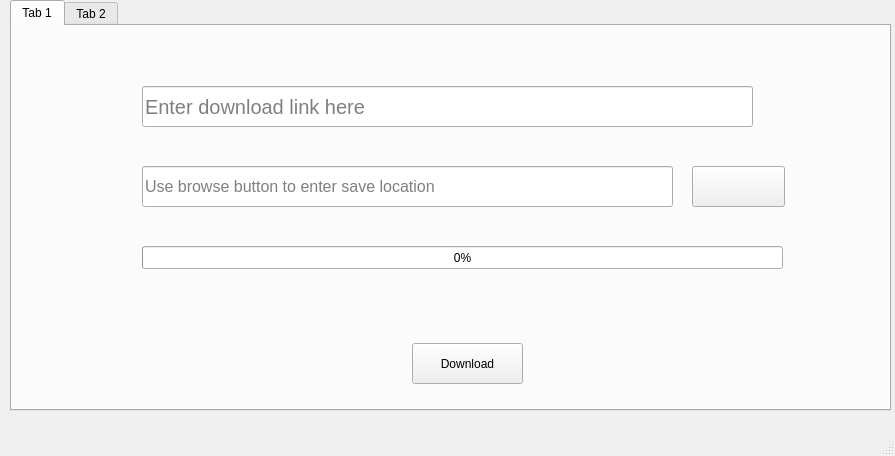
<?xml version="1.0" encoding="UTF-8"?>
<ui version="4.0">
 <class>MainWindow</class>
 <widget class="QMainWindow" name="MainWindow">
  <property name="geometry">
   <rect>
    <x>0</x>
    <y>0</y>
    <width>895</width>
    <height>456</height>
   </rect>
  </property>
  <property name="windowTitle">
   <string>MainWindow</string>
  </property>
  <widget class="QWidget" name="centralwidget">
   <widget class="QTabWidget" name="tabWidget">
    <property name="geometry">
     <rect>
      <x>10</x>
      <y>0</y>
      <width>881</width>
      <height>411</height>
     </rect>
    </property>
    <property name="currentIndex">
     <number>0</number>
    </property>
    <widget class="QWidget" name="tab">
     <attribute name="title">
      <string>Tab 1</string>
     </attribute>
     <widget class="QPushButton" name="pushButton">
      <property name="geometry">
       <rect>
        <x>400</x>
        <y>317</y>
        <width>111</width>
        <height>41</height>
       </rect>
      </property>
      <property name="text">
       <string>Download</string>
      </property>
     </widget>
     <widget class="QLineEdit" name="lineEdit">
      <property name="geometry">
       <rect>
        <x>130</x>
        <y>60</y>
        <width>611</width>
        <height>41</height>
       </rect>
      </property>
      <property name="font">
       <font>
        <pointsize>15</pointsize>
       </font>
      </property>
      <property name="placeholderText">
       <string>Enter download link here</string>
      </property>
     </widget>
     <widget class="QLineEdit" name="lineEdit_2">
      <property name="geometry">
       <rect>
        <x>130</x>
        <y>140</y>
        <width>531</width>
        <height>41</height>
       </rect>
      </property>
      <property name="font">
       <font>
        <pointsize>12</pointsize>
       </font>
      </property>
      <property name="placeholderText">
       <string>Use browse button to enter save location</string>
      </property>
     </widget>
     <widget class="QPushButton" name="pushButton_2">
      <property name="geometry">
       <rect>
        <x>680</x>
        <y>140</y>
        <width>93</width>
        <height>41</height>
       </rect>
      </property>
      <property name="text">
       <string/>
      </property>
      <property name="icon">
       <iconset resource="photo.qrc">
        <normaloff>:/icons/browse.png</normaloff>:/icons/browse.png</iconset>
      </property>
      <property name="iconSize">
       <size>
        <width>29</width>
        <height>26</height>
       </size>
      </property>
     </widget>
     <widget class="QProgressBar" name="progressBar">
      <property name="geometry">
       <rect>
        <x>130</x>
        <y>220</y>
        <width>641</width>
        <height>23</height>
       </rect>
      </property>
      <property name="value">
       <number>0</number>
      </property>
     </widget>
    </widget>
    <widget class="QWidget" name="tab_2">
     <attribute name="title">
      <string>Tab 2</string>
     </attribute>
     <widget class="QTabWidget" name="tabWidget_2">
      <property name="geometry">
       <rect>
        <x>20</x>
        <y>0</y>
        <width>881</width>
        <height>381</height>
       </rect>
      </property>
      <property name="currentIndex">
       <number>1</number>
      </property>
      <widget class="QWidget" name="tab_3">
       <attribute name="title">
        <string>One Video</string>
       </attribute>
       <widget class="QLineEdit" name="lineEdit_3">
        <property name="geometry">
         <rect>
          <x>120</x>
          <y>40</y>
          <width>531</width>
          <height>41</height>
         </rect>
        </property>
        <property name="font">
         <font>
          <pointsize>15</pointsize>
         </font>
        </property>
        <property name="placeholderText">
         <string>Enter video URL</string>
        </property>
       </widget>
       <widget class="QLineEdit" name="lineEdit_4">
        <property name="geometry">
         <rect>
          <x>120</x>
          <y>120</y>
          <width>531</width>
          <height>41</height>
         </rect>
        </property>
        <property name="font">
         <font>
          <pointsize>13</pointsize>
         </font>
        </property>
        <property name="placeholderText">
         <string>Use browse button for save location</string>
        </property>
       </widget>
       <widget class="QPushButton" name="pushButton_3">
        <property name="geometry">
         <rect>
          <x>660</x>
          <y>120</y>
          <width>93</width>
          <height>41</height>
         </rect>
        </property>
        <property name="text">
         <string/>
        </property>
        <property name="icon">
         <iconset resource="photo.qrc">
          <normaloff>:/icons/browse.png</normaloff>:/icons/browse.png</iconset>
        </property>
        <property name="iconSize">
         <size>
          <width>29</width>
          <height>33</height>
         </size>
        </property>
       </widget>
       <widget class="QProgressBar" name="progressBar_2">
        <property name="geometry">
         <rect>
          <x>120</x>
          <y>220</y>
          <width>631</width>
          <height>23</height>
         </rect>
        </property>
        <property name="value">
         <number>0</number>
        </property>
       </widget>
       <widget class="QPushButton" name="pushButton_4">
        <property name="geometry">
         <rect>
          <x>380</x>
          <y>267</y>
          <width>151</width>
          <height>41</height>
         </rect>
        </property>
        <property name="text">
         <string>Start Download</string>
        </property>
       </widget>
       <widget class="QLabel" name="label">
        <property name="geometry">
         <rect>
          <x>130</x>
          <y>180</y>
          <width>151</width>
          <height>31</height>
         </rect>
        </property>
        <property name="text">
         <string>Video Quality</string>
        </property>
       </widget>
       <widget class="QComboBox" name="comboBox">
        <property name="geometry">
         <rect>
          <x>260</x>
          <y>180</y>
          <width>301</width>
          <height>22</height>
         </rect>
        </property>
       </widget>
       <widget class="QPushButton" name="pushButton_5">
        <property name="geometry">
         <rect>
          <x>660</x>
          <y>40</y>
          <width>93</width>
          <height>41</height>
         </rect>
        </property>
        <property name="text">
         <string/>
        </property>
        <property name="icon">
         <iconset resource="photo.qrc">
          <normaloff>:/icons/save.png</normaloff>:/icons/save.png</iconset>
        </property>
        <property name="iconSize">
         <size>
          <width>33</width>
          <height>31</height>
         </size>
        </property>
       </widget>
      </widget>
      <widget class="QWidget" name="tab_4">
       <attribute name="title">
        <string>Full Playlist</string>
       </attribute>
       <widget class="QLineEdit" name="lineEdit_5">
        <property name="geometry">
         <rect>
          <x>140</x>
          <y>50</y>
          <width>551</width>
          <height>41</height>
         </rect>
        </property>
        <property name="font">
         <font>
          <pointsize>15</pointsize>
         </font>
        </property>
        <property name="placeholderText">
         <string>Enter Playlist URL</string>
        </property>
       </widget>
       <widget class="QLineEdit" name="lineEdit_6">
        <property name="geometry">
         <rect>
          <x>140</x>
          <y>110</y>
          <width>431</width>
          <height>41</height>
         </rect>
        </property>
        <property name="font">
         <font>
          <pointsize>13</pointsize>
         </font>
        </property>
        <property name="placeholderText">
         <string>Use browser button to enter save location </string>
        </property>
       </widget>
       <widget class="QPushButton" name="pushButton_6">
        <property name="geometry">
         <rect>
          <x>580</x>
          <y>117</y>
          <width>111</width>
          <height>31</height>
         </rect>
        </property>
        <property name="text">
         <string/>
        </property>
        <property name="icon">
         <iconset resource="photo.qrc">
          <normaloff>:/icons/browse.png</normaloff>:/icons/browse.png</iconset>
        </property>
        <property name="iconSize">
         <size>
          <width>33</width>
          <height>26</height>
         </size>
        </property>
       </widget>
       <widget class="QProgressBar" name="progressBar_3">
        <property name="geometry">
         <rect>
          <x>130</x>
          <y>280</y>
          <width>551</width>
          <height>23</height>
         </rect>
        </property>
        <property name="value">
         <number>0</number>
        </property>
       </widget>
       <widget class="QLabel" name="label_2">
        <property name="geometry">
         <rect>
          <x>160</x>
          <y>170</y>
          <width>111</width>
          <height>21</height>
         </rect>
        </property>
        <property name="font">
         <font>
          <pointsize>10</pointsize>
         </font>
        </property>
        <property name="text">
         <string>Video Quality</string>
        </property>
       </widget>
       <widget class="QComboBox" name="comboBox_2">
        <property name="geometry">
         <rect>
          <x>330</x>
          <y>170</y>
          <width>221</width>
          <height>22</height>
         </rect>
        </property>
       </widget>
       <widget class="QPushButton" name="pushButton_7">
        <property name="geometry">
         <rect>
          <x>340</x>
          <y>310</y>
          <width>141</width>
          <height>31</height>
         </rect>
        </property>
        <property name="text">
         <string>Start Download</string>
        </property>
       </widget>
       <widget class="QLabel" name="label_3">
        <property name="geometry">
         <rect>
          <x>120</x>
          <y>220</y>
          <width>141</width>
          <height>21</height>
         </rect>
        </property>
        <property name="font">
         <font>
          <pointsize>10</pointsize>
         </font>
        </property>
        <property name="text">
         <string>The current video:</string>
        </property>
       </widget>
       <widget class="QLCDNumber" name="lcdNumber">
        <property name="geometry">
         <rect>
          <x>270</x>
          <y>220</y>
          <width>51</width>
          <height>21</height>
         </rect>
        </property>
       </widget>
       <widget class="QLCDNumber" name="lcdNumber_2">
        <property name="geometry">
         <rect>
          <x>510</x>
          <y>220</y>
          <width>51</width>
          <height>21</height>
         </rect>
        </property>
       </widget>
       <widget class="QLabel" name="label_4">
        <property name="geometry">
         <rect>
          <x>340</x>
          <y>220</y>
          <width>161</width>
          <height>16</height>
         </rect>
        </property>
        <property name="font">
         <font>
          <pointsize>10</pointsize>
         </font>
        </property>
        <property name="text">
         <string>The full video playlist:</string>
        </property>
       </widget>
      </widget>
     </widget>
    </widget>
   </widget>
  </widget>
  <widget class="QMenuBar" name="menubar">
   <property name="geometry">
    <rect>
     <x>0</x>
     <y>0</y>
     <width>895</width>
     <height>26</height>
    </rect>
   </property>
  </widget>
  <widget class="QStatusBar" name="statusbar"/>
 </widget>
 <resources>
  <include location="photo.qrc"/>
 </resources>
 <connections/>
</ui>
